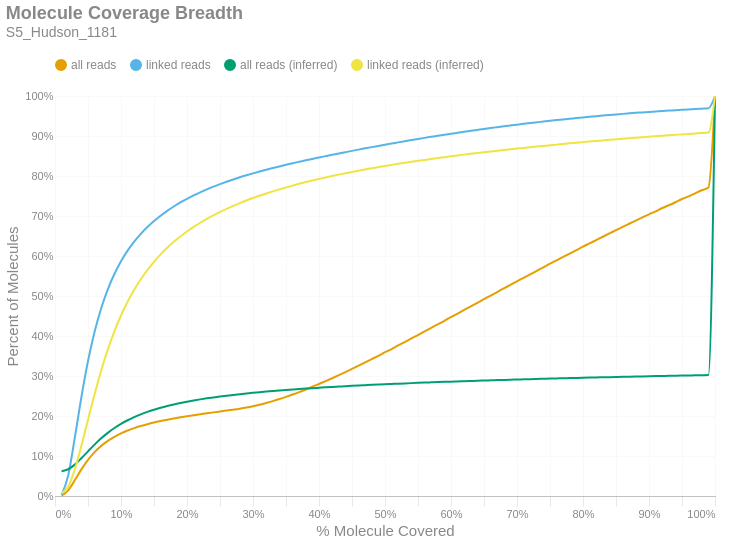

This figure's notebook cell:
### Markdown cell above
### Molecule Read Coverage
This chart shows molecule coverage breadth as computed by the number of bases aligned to that molecule. In other words, "*how much of each unique long molecule is actually sequenced/aligned?*" Keep in mind there is a distinction between sequences and alignments, since some sequences belonging to a particular molecule may not align well and wouldn't appear in the alignment data. This chart also shows molecule coverage breadth as computed by the *inferred fragment* from which the aligned sequences originate. Unlike read coverage, this calculation takes into account the total insert size, including unsequenced gaps between the forward and reverse reads. Like the previous figures, these are cumulative percents.

### Code cell
if SKIPLR:
    print_html(f"Skipped")
else:
    binned_df = consolidated_hist(valids['coverage_bp'], mask, 0.01, True)
    binned_df_inf = consolidated_hist(valids['coverage_inserts'], mask, 0.01, True)
    binned_df = binned_df.with_columns(pl.lit(binned_df_inf['all reads (cumsum)']).alias('all reads (inferred)'))
    binned_df = binned_df.with_columns(pl.lit(binned_df_inf['linked reads (cumsum)']).alias('linked reads (inferred)'))
    binned_df = binned_df.with_columns(
        (pl.col('bin').cast(pl.Float64) + 0.01).alias('right_edge')
    )

    with SafeRender(binned_df):
        (
            density_plot(binned_df, 'Molecule Coverage Breadth', samplename, 'molcov', ['all reads (inferred)','linked reads (inferred)'])
            .encode(
                #x=alt.X('bin:Q', title="% Molecule Covered").axis(format = '%').scale(padding=0),
                x=alt.X('right_edge:Q', title="% Molecule Covered").axis(format='%').scale(padding=0),
                y=alt.Y('value:Q', title='Percent of Molecules')
                    .axis(format='%')
                    .stack(False)
                    .scale(domainMin=0, padding=0),
                color=alt.Color("key:N").scale(domain = ["all reads", "linked reads", "all reads (inferred)", "linked reads (inferred)"]),
                tooltip = [
                    alt.Tooltip("key:N", title = "Data Type"),
                    alt.Tooltip("range_label:N", title="% Molecule Covered"),
                    alt.Tooltip("value:Q", format = ".2%", title="% Molecules")
                ]
            )
        ).display()

### Figure 1 — Vega-Lite specification as saved in the notebook (floating-point values rounded to 4 significant figures)
{"width": "container", "height": 400, "config": {"title": {"anchor": "start", "dy": -15, "fontSize": 18, "color": "#888888", "subtitleColor": "#888888", "subtitleFontSize": 14}, "arc": {"fill": "#0072B2"}, "axis": {"domainColor": "#888888", "domainWidth": 0.5, "gridWidth": 0.2, "grid": false, "titleFontWeight": 400, "titleFontSize": 15, "labelFontSize": 11, "labelColor": "#888888", "tickColor": "#888888", "tickWidth": 0.2, "titleColor": "#888888"}, "axisBand": {"grid": false}, "axisX": {"grid": true, "tickSize": 10, "domainCap": "round"}, "axisY": {"domain": false, "grid": true, "tickSize": 0, "domainCap": "round"}, "background": "transparent", "header": {"labelFontSize": 15, "labelColor": "#888888", "titleFontSize": 15, "titleFontWeight": 600, "titleColor": "#888888"}, "legend": {"labelFont": "sans-serif", "labelFontSize": 12, "labelColor": "#888888", "symbolSize": 100, "symbolType": "circle", "titleFontSize": 12, "titlePadding": 10, "titleColor": "#888888", "title": null, "orient": "top"}, "range": {"category": ["#E69F00", "#56B4E9", "#009E73", "#F0E442", "#0072B2", "#D55E00", "#CC79A7", "#000000"], "diverging": ["#cfe8f3", "#a2d4ec", "#73bfe2", "#46abdb", "#1696d2", "#12719e"]}, "area": {"fill": "#0072B2", "fillOpacity": 0.7, "line": true, "strokeOpacity": 0.7}, "line": {"color": "#0072B2", "stroke": "#0072B2", "strokeWidth": 2}, "trail": {"color": "#0072B2", "stroke": "#0072B2", "strokeWidth": 0, "size": 1}, "point": {"filled": true, "fillOpacity": 1.0, "size": 95}, "text": {"color": "#888888", "fontSize": 11, "align": "right", "fontWeight": 400, "size": 11}, "bar": {"fill": "#0072B2", "stroke": null}, "view": {"stroke": null, "continuousWidth": 660, "continuousHeight": 400}}, "data": {"name": "data-7cf1589e4f5c57c5c7aac82e6fa03924"}, "mark": {"type": "line", "interpolate": "monotone", "point": {"opacity": 0, "size": 275}}, "encoding": {"color": {"field": "key", "scale": {"domain": ["all reads", "linked reads", "all reads (inferred)", "linked reads (inferred)"]}, "type": "nominal"}, "tooltip": [{"field": "key", "title": "Data Type", "type": "nominal"}, {"field": "range_label", "title": "% Molecule Covered", "type": "nominal"}, {"field": "value", "format": ".2%", "title": "% Molecules", "type": "quantitative"}], "x": {"axis": {"format": "%"}, "field": "right_edge", "scale": {"padding": 0}, "title": "% Molecule Covered", "type": "quantitative"}, "y": {"axis": {"format": "%"}, "field": "value", "scale": {"domainMin": 0, "padding": 0}, "stack": false, "title": "Percent of Molecules", "type": "quantitative"}}, "params": [{"name": "param_c36ac31b6afebe62", "select": {"type": "point", "fields": ["key"]}, "bind": "legend"}], "title": {"text": "Molecule Coverage Breadth", "subtitle": "S5_Hudson_1181"}, "transform": [{"fold": ["all reads (cumsum)", "linked reads (cumsum)", "all reads (inferred)", "linked reads (inferred)"]}, {"calculate": "replace(datum.key, ' (cumsum)', '')", "as": "key"}, {"filter": {"param": "param_c36ac31b6afebe62"}}], "usermeta": {"embedOptions": {"downloadFileName": "S5_Hudson_1181.molcov"}}, "$schema": "https://vega.github.io/schema/vega-lite/v6.1.0.json", "datasets": {"data-7cf1589e4f5c57c5c7aac82e6fa03924": [{"bin": "0.0", "interval": "0.0-0.01", "all reads": 0.0009031, "linked reads": 0.002658, "all reads (cumsum)": 0.0009031, "linked reads (cumsum)": 0.002658, "range_label": "0.0-0.01", "all reads (inferred)": 0.06196, "linked reads (inferred)": 0.006671, "right_edge": 0.01}, {"bin": "0.01", "interval": "0.01-0.02", "all reads": 0.01332, "linked reads": 0.0487, "all reads (cumsum)": 0.01422, "linked reads (cumsum)": 0.05136, "range_label": "0.01-0.02", "all reads (inferred)": 0.06687, "linked reads (inferred)": 0.02356, "right_edge": 0.02}, {"bin": "0.02", "interval": "0.02-0.03", "all reads": 0.02519, "linked reads": 0.09427, "all reads (cumsum)": 0.03941, "linked reads (cumsum)": 0.1456, "range_label": "0.02-0.03", "all reads (inferred)": 0.07848, "linked reads (inferred)": 0.0663, "right_edge": 0.03}, {"bin": "0.03", "interval": "0.03-0.04", "all reads": 0.02708, "linked reads": 0.1019, "all reads (cumsum)": 0.06649, "linked reads (cumsum)": 0.2475, "range_label": "0.03-0.04", "all reads (inferred)": 0.09436, "linked reads (inferred)": 0.1258, "right_edge": 0.04}, {"bin": "0.04", "interval": "0.04-0.05", "all reads": 0.0239, "linked reads": 0.09015, "all reads (cumsum)": 0.09039, "linked reads (cumsum)": 0.3377, "range_label": "0.04-0.05", "all reads (inferred)": 0.1116, "linked reads (inferred)": 0.1909, "right_edge": 0.05}, {"bin": "0.05", "interval": "0.05-0.06", "all reads": 0.0194, "linked reads": 0.07315, "all reads (cumsum)": 0.1098, "linked reads (cumsum)": 0.4108, "range_label": "0.05-0.06", "all reads (inferred)": 0.1285, "linked reads (inferred)": 0.2548, "right_edge": 0.06}, {"bin": "0.06", "interval": "0.06-0.07", "all reads": 0.01555, "linked reads": 0.05867, "all reads (cumsum)": 0.1253, "linked reads (cumsum)": 0.4695, "range_label": "0.06-0.07", "all reads (inferred)": 0.1441, "linked reads (inferred)": 0.3139, "right_edge": 0.07}, {"bin": "0.07", "interval": "0.07-0.08", "all reads": 0.01254, "linked reads": 0.04721, "all reads (cumsum)": 0.1379, "linked reads (cumsum)": 0.5167, "range_label": "0.07-0.08", "all reads (inferred)": 0.1578, "linked reads (inferred)": 0.366, "right_edge": 0.08}, {"bin": "0.08", "interval": "0.08-0.09", "all reads": 0.01018, "linked reads": 0.03822, "all reads (cumsum)": 0.1481, "linked reads (cumsum)": 0.5549, "range_label": "0.08-0.09", "all reads (inferred)": 0.1699, "linked reads (inferred)": 0.4118, "right_edge": 0.09}, {"bin": "0.09", "interval": "0.09-0.1", "all reads": 0.008503, "linked reads": 0.03185, "all reads (cumsum)": 0.1566, "linked reads (cumsum)": 0.5868, "range_label": "0.09-0.1", "all reads (inferred)": 0.1803, "linked reads (inferred)": 0.4513, "right_edge": 0.1}, {"bin": "0.1", "interval": "0.1-0.11", "all reads": 0.007131, "linked reads": 0.02659, "all reads (cumsum)": 0.1637, "linked reads (cumsum)": 0.6133, "range_label": "0.1-0.11", "all reads (inferred)": 0.1894, "linked reads (inferred)": 0.4857, "right_edge": 0.11}, {"bin": "0.11", "interval": "0.11-0.12", "all reads": 0.006039, "linked reads": 0.0225, "all reads (cumsum)": 0.1697, "linked reads (cumsum)": 0.6358, "range_label": "0.11-0.12", "all reads (inferred)": 0.1972, "linked reads (inferred)": 0.5154, "right_edge": 0.12}, {"bin": "0.12", "interval": "0.12-0.13", "all reads": 0.005244, "linked reads": 0.01946, "all reads (cumsum)": 0.175, "linked reads (cumsum)": 0.6553, "range_label": "0.12-0.13", "all reads (inferred)": 0.2042, "linked reads (inferred)": 0.5418, "right_edge": 0.13}, {"bin": "0.13", "interval": "0.13-0.14", "all reads": 0.004616, "linked reads": 0.01708, "all reads (cumsum)": 0.1796, "linked reads (cumsum)": 0.6724, "range_label": "0.13-0.14", "all reads (inferred)": 0.2103, "linked reads (inferred)": 0.5649, "right_edge": 0.14}, {"bin": "0.14", "interval": "0.14-0.15", "all reads": 0.004127, "linked reads": 0.01513, "all reads (cumsum)": 0.1837, "linked reads (cumsum)": 0.6875, "range_label": "0.14-0.15", "all reads (inferred)": 0.2157, "linked reads (inferred)": 0.5856, "right_edge": 0.15}, {"bin": "0.15", "interval": "0.15-0.16", "all reads": 0.003656, "linked reads": 0.01329, "all reads (cumsum)": 0.1874, "linked reads (cumsum)": 0.7008, "range_label": "0.15-0.16", "all reads (inferred)": 0.2206, "linked reads (inferred)": 0.6041, "right_edge": 0.16}, {"bin": "0.16", "interval": "0.16-0.17", "all reads": 0.003366, "linked reads": 0.0121, "all reads (cumsum)": 0.1907, "linked reads (cumsum)": 0.7129, "range_label": "0.16-0.17", "all reads (inferred)": 0.225, "linked reads (inferred)": 0.6206, "right_edge": 0.17}, {"bin": "0.17", "interval": "0.17-0.18", "all reads": 0.003084, "linked reads": 0.01087, "all reads (cumsum)": 0.1938, "linked reads (cumsum)": 0.7238, "range_label": "0.17-0.18", "all reads (inferred)": 0.2289, "linked reads (inferred)": 0.6354, "right_edge": 0.18}, {"bin": "0.18", "interval": "0.18-0.19", "all reads": 0.002905, "linked reads": 0.01003, "all reads (cumsum)": 0.1967, "linked reads (cumsum)": 0.7338, "range_label": "0.18-0.19", "all reads (inferred)": 0.2325, "linked reads (inferred)": 0.6488, "right_edge": 0.19}, {"bin": "0.19", "interval": "0.19-0.2", "all reads": 0.002723, "linked reads": 0.009207, "all reads (cumsum)": 0.1995, "linked reads (cumsum)": 0.743, "range_label": "0.19-0.2", "all reads (inferred)": 0.2358, "linked reads (inferred)": 0.6613, "right_edge": 0.2}, {"bin": "0.2", "interval": "0.2-0.21", "all reads": 0.002556, "linked reads": 0.008473, "all reads (cumsum)": 0.202, "linked reads (cumsum)": 0.7515, "range_label": "0.2-0.21", "all reads (inferred)": 0.2388, "linked reads (inferred)": 0.6727, "right_edge": 0.21}, {"bin": "0.21", "interval": "0.21-0.22", "all reads": 0.002426, "linked reads": 0.007725, "all reads (cumsum)": 0.2044, "linked reads (cumsum)": 0.7592, "range_label": "0.21-0.22", "all reads (inferred)": 0.2415, "linked reads (inferred)": 0.6831, "right_edge": 0.22}, {"bin": "0.22", "interval": "0.22-0.23", "all reads": 0.002349, "linked reads": 0.007252, "all reads (cumsum)": 0.2068, "linked reads (cumsum)": 0.7665, "range_label": "0.22-0.23", "all reads (inferred)": 0.2441, "linked reads (inferred)": 0.6928, "right_edge": 0.23}, {"bin": "0.23", "interval": "0.23-0.24", "all reads": 0.002303, "linked reads": 0.006834, "all reads (cumsum)": 0.2091, "linked reads (cumsum)": 0.7733, "range_label": "0.23-0.24", "all reads (inferred)": 0.2465, "linked reads (inferred)": 0.7017, "right_edge": 0.24}, {"bin": "0.24", "interval": "0.24-0.25", "all reads": 0.002244, "linked reads": 0.006341, "all reads (cumsum)": 0.2113, "linked reads (cumsum)": 0.7796, "range_label": "0.24-0.25", "all reads (inferred)": 0.2487, "linked reads (inferred)": 0.7101, "right_edge": 0.25}, {"bin": "0.25", "interval": "0.25-0.26", "all reads": 0.00223, "linked reads": 0.006042, "all reads (cumsum)": 0.2136, "linked reads (cumsum)": 0.7857, "range_label": "0.25-0.26", "all reads (inferred)": 0.2508, "linked reads (inferred)": 0.7179, "right_edge": 0.26}, {"bin": "0.26", "interval": "0.26-0.27", "all reads": 0.002261, "linked reads": 0.005667, "all reads (cumsum)": 0.2158, "linked reads (cumsum)": 0.7913, "range_label": "0.26-0.27", "all reads (inferred)": 0.2527, "linked reads (inferred)": 0.7253, "right_edge": 0.27}, {"bin": "0.27", "interval": "0.27-0.28", "all reads": 0.002424, "linked reads": 0.00544, "all reads (cumsum)": 0.2182, "linked reads (cumsum)": 0.7968, "range_label": "0.27-0.28", "all reads (inferred)": 0.2546, "linked reads (inferred)": 0.7323, "right_edge": 0.28}, {"bin": "0.28", "interval": "0.28-0.29", "all reads": 0.002793, "linked reads": 0.005047, "all reads (cumsum)": 0.221, "linked reads (cumsum)": 0.8018, "range_label": "0.28-0.29", "all reads (inferred)": 0.2563, "linked reads (inferred)": 0.7388, "right_edge": 0.29}, {"bin": "0.29", "interval": "0.29-0.3", "all reads": 0.003312, "linked reads": 0.004775, "all reads (cumsum)": 0.2243, "linked reads (cumsum)": 0.8066, "range_label": "0.29-0.3", "all reads (inferred)": 0.2579, "linked reads (inferred)": 0.7449, "right_edge": 0.3}, {"bin": "0.3", "interval": "0.3-0.31", "all reads": 0.003817, "linked reads": 0.004572, "all reads (cumsum)": 0.2282, "linked reads (cumsum)": 0.8112, "range_label": "0.3-0.31", "all reads (inferred)": 0.2595, "linked reads (inferred)": 0.7508, "right_edge": 0.31}, {"bin": "0.31", "interval": "0.31-0.32", "all reads": 0.004293, "linked reads": 0.004428, "all reads (cumsum)": 0.2325, "linked reads (cumsum)": 0.8156, "range_label": "0.31-0.32", "all reads (inferred)": 0.261, "linked reads (inferred)": 0.7563, "right_edge": 0.32}, {"bin": "0.32", "interval": "0.32-0.33", "all reads": 0.004767, "linked reads": 0.004238, "all reads (cumsum)": 0.2372, "linked reads (cumsum)": 0.8198, "range_label": "0.32-0.33", "all reads (inferred)": 0.2624, "linked reads (inferred)": 0.7615, "right_edge": 0.33}, {"bin": "0.33", "interval": "0.33-0.34", "all reads": 0.005127, "linked reads": 0.004082, "all reads (cumsum)": 0.2424, "linked reads (cumsum)": 0.8239, "range_label": "0.33-0.34", "all reads (inferred)": 0.2637, "linked reads (inferred)": 0.7666, "right_edge": 0.34}, {"bin": "0.34", "interval": "0.34-0.35", "all reads": 0.005509, "linked reads": 0.003963, "all reads (cumsum)": 0.2479, "linked reads (cumsum)": 0.8279, "range_label": "0.34-0.35", "all reads (inferred)": 0.265, "linked reads (inferred)": 0.7714, "right_edge": 0.35}, {"bin": "0.35", "interval": "0.35-0.36", "all reads": 0.005842, "linked reads": 0.003903, "all reads (cumsum)": 0.2537, "linked reads (cumsum)": 0.8318, "range_label": "0.35-0.36", "all reads (inferred)": 0.2662, "linked reads (inferred)": 0.776, "right_edge": 0.36}, {"bin": "0.36", "interval": "0.36-0.37", "all reads": 0.006133, "linked reads": 0.003727, "all reads (cumsum)": 0.2598, "linked reads (cumsum)": 0.8355, "range_label": "0.36-0.37", "all reads (inferred)": 0.2674, "linked reads (inferred)": 0.7805, "right_edge": 0.37}, {"bin": "0.37", "interval": "0.37-0.38", "all reads": 0.006479, "linked reads": 0.003687, "all reads (cumsum)": 0.2663, "linked reads (cumsum)": 0.8392, "range_label": "0.37-0.38", "all reads (inferred)": 0.2686, "linked reads (inferred)": 0.7848, "right_edge": 0.38}, {"bin": "0.38", "interval": "0.38-0.39", "all reads": 0.006693, "linked reads": 0.003491, "all reads (cumsum)": 0.273, "linked reads (cumsum)": 0.8427, "range_label": "0.38-0.39", "all reads (inferred)": 0.2696, "linked reads (inferred)": 0.7888, "right_edge": 0.39}, {"bin": "0.39", "interval": "0.39-0.4", "all reads": 0.007048, "linked reads": 0.003547, "all reads (cumsum)": 0.2801, "linked reads (cumsum)": 0.8462, "range_label": "0.39-0.4", "all reads (inferred)": 0.2707, "linked reads (inferred)": 0.7926, "right_edge": 0.4}, {"bin": "0.4", "interval": "0.4-0.41", "all reads": 0.007049, "linked reads": 0.003426, "all reads (cumsum)": 0.2871, "linked reads (cumsum)": 0.8497, "range_label": "0.4-0.41", "all reads (inferred)": 0.2717, "linked reads (inferred)": 0.7964, "right_edge": 0.41}, {"bin": "0.41", "interval": "0.41-0.42", "all reads": 0.007358, "linked reads": 0.003387, "all reads (cumsum)": 0.2945, "linked reads (cumsum)": 0.8531, "range_label": "0.41-0.42", "all reads (inferred)": 0.2727, "linked reads (inferred)": 0.8001, "right_edge": 0.42}, {"bin": "0.42", "interval": "0.42-0.43", "all reads": 0.007603, "linked reads": 0.003291, "all reads (cumsum)": 0.3021, "linked reads (cumsum)": 0.8564, "range_label": "0.42-0.43", "all reads (inferred)": 0.2736, "linked reads (inferred)": 0.8035, "right_edge": 0.43}, {"bin": "0.43", "interval": "0.43-0.44", "all reads": 0.007739, "linked reads": 0.003215, "all reads (cumsum)": 0.3098, "linked reads (cumsum)": 0.8596, "range_label": "0.43-0.44", "all reads (inferred)": 0.2745, "linked reads (inferred)": 0.8069, "right_edge": 0.44}, {"bin": "0.44", "interval": "0.44-0.45", "all reads": 0.007953, "linked reads": 0.003249, "all reads (cumsum)": 0.3178, "linked reads (cumsum)": 0.8628, "range_label": "0.44-0.45", "all reads (inferred)": 0.2754, "linked reads (inferred)": 0.8102, "right_edge": 0.45}, {"bin": "0.45", "interval": "0.45-0.46", "all reads": 0.008076, "linked reads": 0.003145, "all reads (cumsum)": 0.3258, "linked reads (cumsum)": 0.866, "range_label": "0.45-0.46", "all reads (inferred)": 0.2762, "linked reads (inferred)": 0.8134, "right_edge": 0.46}, {"bin": "0.46", "interval": "0.46-0.47", "all reads": 0.008156, "linked reads": 0.003171, "all reads (cumsum)": 0.334, "linked reads (cumsum)": 0.8691, "range_label": "0.46-0.47", "all reads (inferred)": 0.277, "linked reads (inferred)": 0.8164, "right_edge": 0.47}, {"bin": "0.47", "interval": "0.47-0.48", "all reads": 0.008343, "linked reads": 0.003089, "all reads (cumsum)": 0.3423, "linked reads (cumsum)": 0.8722, "range_label": "0.47-0.48", "all reads (inferred)": 0.2779, "linked reads (inferred)": 0.8194, "right_edge": 0.48}, {"bin": "0.48", "interval": "0.48-0.49", "all reads": 0.008049, "linked reads": 0.003022, "all reads (cumsum)": 0.3504, "linked reads (cumsum)": 0.8752, "range_label": "0.48-0.49", "all reads (inferred)": 0.2786, "linked reads (inferred)": 0.8223, "right_edge": 0.49}, {"bin": "0.49", "interval": "0.49-0.5", "all reads": 0.009093, "linked reads": 0.003043, "all reads (cumsum)": 0.3595, "linked reads (cumsum)": 0.8783, "range_label": "0.49-0.5", "all reads (inferred)": 0.2794, "linked reads (inferred)": 0.8251, "right_edge": 0.5}, {"bin": "0.5", "interval": "0.5-0.51", "all reads": 0.007907, "linked reads": 0.002874, "all reads (cumsum)": 0.3674, "linked reads (cumsum)": 0.8812, "range_label": "0.5-0.51", "all reads (inferred)": 0.2801, "linked reads (inferred)": 0.8278, "right_edge": 0.51}, {"bin": "0.51", "interval": "0.51-0.52", "all reads": 0.008909, "linked reads": 0.00294, "all reads (cumsum)": 0.3763, "linked reads (cumsum)": 0.8841, "range_label": "0.51-0.52", "all reads (inferred)": 0.2808, "linked reads (inferred)": 0.8304, "right_edge": 0.52}, {"bin": "0.52", "interval": "0.52-0.53", "all reads": 0.008623, "linked reads": 0.002886, "all reads (cumsum)": 0.3849, "linked reads (cumsum)": 0.887, "range_label": "0.52-0.53", "all reads (inferred)": 0.2815, "linked reads (inferred)": 0.833, "right_edge": 0.53}, {"bin": "0.53", "interval": "0.53-0.54", "all reads": 0.008859, "linked reads": 0.002832, "all reads (cumsum)": 0.3938, "linked reads (cumsum)": 0.8898, "range_label": "0.53-0.54", "all reads (inferred)": 0.2822, "linked reads (inferred)": 0.8355, "right_edge": 0.54}, {"bin": "0.54", "interval": "0.54-0.55", "all reads": 0.008696, "linked reads": 0.002782, "all reads (cumsum)": 0.4025, "linked reads (cumsum)": 0.8926, "range_label": "0.54-0.55", "all reads (inferred)": 0.2828, "linked reads (inferred)": 0.8379, "right_edge": 0.55}, {"bin": "0.55", "interval": "0.55-0.56", "all reads": 0.009002, "linked reads": 0.002712, "all reads (cumsum)": 0.4115, "linked reads (cumsum)": 0.8953, "range_label": "0.55-0.56", "all reads (inferred)": 0.2835, "linked reads (inferred)": 0.8403, "right_edge": 0.56}, {"bin": "0.56", "interval": "0.56-0.57", "all reads": 0.008901, "linked reads": 0.002597, "all reads (cumsum)": 0.4204, "linked reads (cumsum)": 0.8979, "range_label": "0.56-0.57", "all reads (inferred)": 0.2841, "linked reads (inferred)": 0.8426, "right_edge": 0.57}, {"bin": "0.57", "interval": "0.57-0.58", "all reads": 0.008755, "linked reads": 0.002577, "all reads (cumsum)": 0.4291, "linked reads (cumsum)": 0.9005, "range_label": "0.57-0.58", "all reads (inferred)": 0.2847, "linked reads (inferred)": 0.8448, "right_edge": 0.58}, {"bin": "0.58", "interval": "0.58-0.59", "all reads": 0.008979, "linked reads": 0.002583, "all reads (cumsum)": 0.4381, "linked reads (cumsum)": 0.9031, "range_label": "0.58-0.59", "all reads (inferred)": 0.2853, "linked reads (inferred)": 0.8471, "right_edge": 0.59}, {"bin": "0.59", "interval": "0.59-0.6", "all reads": 0.009134, "linked reads": 0.002582, "all reads (cumsum)": 0.4472, "linked reads (cumsum)": 0.9057, "range_label": "0.59-0.6", "all reads (inferred)": 0.2859, "linked reads (inferred)": 0.8493, "right_edge": 0.6}, {"bin": "0.6", "interval": "0.6-0.61", "all reads": 0.008729, "linked reads": 0.002397, "all reads (cumsum)": 0.456, "linked reads (cumsum)": 0.908, "range_label": "0.6-0.61", "all reads (inferred)": 0.2865, "linked reads (inferred)": 0.8513, "right_edge": 0.61}, {"bin": "0.61", "interval": "0.61-0.62", "all reads": 0.009175, "linked reads": 0.00246, "all reads (cumsum)": 0.4651, "linked reads (cumsum)": 0.9105, "range_label": "0.61-0.62", "all reads (inferred)": 0.2871, "linked reads (inferred)": 0.8534, "right_edge": 0.62}, {"bin": "0.62", "interval": "0.62-0.63", "all reads": 0.008893, "linked reads": 0.002389, "all reads (cumsum)": 0.474, "linked reads (cumsum)": 0.9129, "range_label": "0.62-0.63", "all reads (inferred)": 0.2876, "linked reads (inferred)": 0.8555, "right_edge": 0.63}, {"bin": "0.63", "interval": "0.63-0.64", "all reads": 0.009018, "linked reads": 0.002368, "all reads (cumsum)": 0.4831, "linked reads (cumsum)": 0.9153, "range_label": "0.63-0.64", "all reads (inferred)": 0.2882, "linked reads (inferred)": 0.8575, "right_edge": 0.64}, {"bin": "0.64", "interval": "0.64-0.65", "all reads": 0.008865, "linked reads": 0.002371, "all reads (cumsum)": 0.4919, "linked reads (cumsum)": 0.9176, "range_label": "0.64-0.65", "all reads (inferred)": 0.2887, "linked reads (inferred)": 0.8594, "right_edge": 0.65}, {"bin": "0.65", "interval": "0.65-0.66", "all reads": 0.009285, "linked reads": 0.00229, "all reads (cumsum)": 0.5012, "linked reads (cumsum)": 0.9199, "range_label": "0.65-0.66", "all reads (inferred)": 0.2892, "linked reads (inferred)": 0.8613, "right_edge": 0.66}, {"bin": "0.66", "interval": "0.66-0.67", "all reads": 0.008769, "linked reads": 0.002159, "all reads (cumsum)": 0.51, "linked reads (cumsum)": 0.9221, "range_label": "0.66-0.67", "all reads (inferred)": 0.2897, "linked reads (inferred)": 0.8631, "right_edge": 0.67}, {"bin": "0.67", "interval": "0.67-0.68", "all reads": 0.00898, "linked reads": 0.002132, "all reads (cumsum)": 0.519, "linked reads (cumsum)": 0.9242, "range_label": "0.67-0.68", "all reads (inferred)": 0.2902, "linked reads (inferred)": 0.865, "right_edge": 0.68}, {"bin": "0.68", "interval": "0.68-0.69", "all reads": 0.008747, "linked reads": 0.002097, "all reads (cumsum)": 0.5277, "linked reads (cumsum)": 0.9263, "range_label": "0.68-0.69", "all reads (inferred)": 0.2907, "linked reads (inferred)": 0.8668, "right_edge": 0.69}, {"bin": "0.69", "interval": "0.69-0.7", "all reads": 0.009048, "linked reads": 0.002074, "all reads (cumsum)": 0.5367, "linked reads (cumsum)": 0.9284, "range_label": "0.69-0.7", "all reads (inferred)": 0.2912, "linked reads (inferred)": 0.8685, "right_edge": 0.7}, {"bin": "0.7", "interval": "0.7-0.71", "all reads": 0.008661, "linked reads": 0.002006, "all reads (cumsum)": 0.5454, "linked reads (cumsum)": 0.9304, "range_label": "0.7-0.71", "all reads (inferred)": 0.2917, "linked reads (inferred)": 0.8703, "right_edge": 0.71}, {"bin": "0.71", "interval": "0.71-0.72", "all reads": 0.008745, "linked reads": 0.001956, "all reads (cumsum)": 0.5542, "linked reads (cumsum)": 0.9323, "range_label": "0.71-0.72", "all reads (inferred)": 0.2921, "linked reads (inferred)": 0.872, "right_edge": 0.72}, {"bin": "0.72", "interval": "0.72-0.73", "all reads": 0.008894, "linked reads": 0.0019, "all reads (cumsum)": 0.563, "linked reads (cumsum)": 0.9342, "range_label": "0.72-0.73", "all reads (inferred)": 0.2926, "linked reads (inferred)": 0.8736, "right_edge": 0.73}, {"bin": "0.73", "interval": "0.73-0.74", "all reads": 0.008565, "linked reads": 0.001885, "all reads (cumsum)": 0.5716, "linked reads (cumsum)": 0.9361, "range_label": "0.73-0.74", "all reads (inferred)": 0.293, "linked reads (inferred)": 0.8752, "right_edge": 0.74}, {"bin": "0.74", "interval": "0.74-0.75", "all reads": 0.009077, "linked reads": 0.001818, "all reads (cumsum)": 0.5807, "linked reads (cumsum)": 0.938, "range_label": "0.74-0.75", "all reads (inferred)": 0.2935, "linked reads (inferred)": 0.8769, "right_edge": 0.75}, {"bin": "0.75", "interval": "0.75-0.76", "all reads": 0.008376, "linked reads": 0.001782, "all reads (cumsum)": 0.5891, "linked reads (cumsum)": 0.9397, "range_label": "0.75-0.76", "all reads (inferred)": 0.2939, "linked reads (inferred)": 0.8784, "right_edge": 0.76}, {"bin": "0.76", "interval": "0.76-0.77", "all reads": 0.008551, "linked reads": 0.001726, "all reads (cumsum)": 0.5976, "linked reads (cumsum)": 0.9415, "range_label": "0.76-0.77", "all reads (inferred)": 0.2943, "linked reads (inferred)": 0.8801, "right_edge": 0.77}, {"bin": "0.77", "interval": "0.77-0.78", "all reads": 0.008474, "linked reads": 0.001696, "all reads (cumsum)": 0.6061, "linked reads (cumsum)": 0.9432, "range_label": "0.77-0.78", "all reads (inferred)": 0.2948, "linked reads (inferred)": 0.8816, "right_edge": 0.78}, {"bin": "0.78", "interval": "0.78-0.79", "all reads": 0.008472, "linked reads": 0.001641, "all reads (cumsum)": 0.6146, "linked reads (cumsum)": 0.9448, "range_label": "0.78-0.79", "all reads (inferred)": 0.2952, "linked reads (inferred)": 0.8831, "right_edge": 0.79}, {"bin": "0.79", "interval": "0.79-0.8", "all reads": 0.008849, "linked reads": 0.0017, "all reads (cumsum)": 0.6234, "linked reads (cumsum)": 0.9465, "range_label": "0.79-0.8", "all reads (inferred)": 0.2956, "linked reads (inferred)": 0.8846, "right_edge": 0.8}, {"bin": "0.8", "interval": "0.8-0.81", "all reads": 0.008044, "linked reads": 0.001538, "all reads (cumsum)": 0.6315, "linked reads (cumsum)": 0.948, "range_label": "0.8-0.81", "all reads (inferred)": 0.296, "linked reads (inferred)": 0.886, "right_edge": 0.81}, {"bin": "0.81", "interval": "0.81-0.82", "all reads": 0.008322, "linked reads": 0.001614, "all reads (cumsum)": 0.6398, "linked reads (cumsum)": 0.9496, "range_label": "0.81-0.82", "all reads (inferred)": 0.2964, "linked reads (inferred)": 0.8875, "right_edge": 0.82}, {"bin": "0.82", "interval": "0.82-0.83", "all reads": 0.008366, "linked reads": 0.001444, "all reads (cumsum)": 0.6481, "linked reads (cumsum)": 0.9511, "range_label": "0.82-0.83", "all reads (inferred)": 0.2968, "linked reads (inferred)": 0.8889, "right_edge": 0.83}, {"bin": "0.83", "interval": "0.83-0.84", "all reads": 0.008233, "linked reads": 0.001465, "all reads (cumsum)": 0.6564, "linked reads (cumsum)": 0.9526, "range_label": "0.83-0.84", "all reads (inferred)": 0.2972, "linked reads (inferred)": 0.8904, "right_edge": 0.84}, {"bin": "0.84", "interval": "0.84-0.85", "all reads": 0.008077, "linked reads": 0.001342, "all reads (cumsum)": 0.6645, "linked reads (cumsum)": 0.9539, "range_label": "0.84-0.85", "all reads (inferred)": 0.2976, "linked reads (inferred)": 0.8917, "right_edge": 0.85}, {"bin": "0.85", "interval": "0.85-0.86", "all reads": 0.008193, "linked reads": 0.001407, "all reads (cumsum)": 0.6726, "linked reads (cumsum)": 0.9553, "range_label": "0.85-0.86", "all reads (inferred)": 0.2979, "linked reads (inferred)": 0.8931, "right_edge": 0.86}, {"bin": "0.86", "interval": "0.86-0.87", "all reads": 0.007914, "linked reads": 0.001286, "all reads (cumsum)": 0.6806, "linked reads (cumsum)": 0.9566, "range_label": "0.86-0.87", "all reads (inferred)": 0.2983, "linked reads (inferred)": 0.8944, "right_edge": 0.87}, {"bin": "0.87", "interval": "0.87-0.88", "all reads": 0.008, "linked reads": 0.00126, "all reads (cumsum)": 0.6886, "linked reads (cumsum)": 0.9579, "range_label": "0.87-0.88", "all reads (inferred)": 0.2987, "linked reads (inferred)": 0.8958, "right_edge": 0.88}, {"bin": "0.88", "interval": "0.88-0.89", "all reads": 0.007785, "linked reads": 0.001198, "all reads (cumsum)": 0.6963, "linked reads (cumsum)": 0.9591, "range_label": "0.88-0.89", "all reads (inferred)": 0.299, "linked reads (inferred)": 0.8971, "right_edge": 0.89}, {"bin": "0.89", "interval": "0.89-0.9", "all reads": 0.007943, "linked reads": 0.001219, "all reads (cumsum)": 0.7043, "linked reads (cumsum)": 0.9603, "range_label": "0.89-0.9", "all reads (inferred)": 0.2994, "linked reads (inferred)": 0.8983, "right_edge": 0.9}, {"bin": "0.9", "interval": "0.9-0.91", "all reads": 0.00734, "linked reads": 0.001115, "all reads (cumsum)": 0.7116, "linked reads (cumsum)": 0.9614, "range_label": "0.9-0.91", "all reads (inferred)": 0.2997, "linked reads (inferred)": 0.8995, "right_edge": 0.91}, {"bin": "0.91", "interval": "0.91-0.92", "all reads": 0.00829, "linked reads": 0.001156, "all reads (cumsum)": 0.7199, "linked reads (cumsum)": 0.9625, "range_label": "0.91-0.92", "all reads (inferred)": 0.3, "linked reads (inferred)": 0.9006, "right_edge": 0.92}, {"bin": "0.92", "interval": "0.92-0.93", "all reads": 0.006941, "linked reads": 0.0009976, "all reads (cumsum)": 0.7269, "linked reads (cumsum)": 0.9635, "range_label": "0.92-0.93", "all reads (inferred)": 0.3004, "linked reads (inferred)": 0.9018, "right_edge": 0.93}, {"bin": "0.93", "interval": "0.93-0.94", "all reads": 0.007565, "linked reads": 0.001022, "all reads (cumsum)": 0.7344, "linked reads (cumsum)": 0.9646, "range_label": "0.93-0.94", "all reads (inferred)": 0.3007, "linked reads (inferred)": 0.9029, "right_edge": 0.94}, {"bin": "0.94", "interval": "0.94-0.95", "all reads": 0.008046, "linked reads": 0.0009986, "all reads (cumsum)": 0.7425, "linked reads (cumsum)": 0.9656, "range_label": "0.94-0.95", "all reads (inferred)": 0.301, "linked reads (inferred)": 0.904, "right_edge": 0.95}, {"bin": "0.95", "interval": "0.95-0.96", "all reads": 0.006635, "linked reads": 0.0009626, "all reads (cumsum)": 0.7491, "linked reads (cumsum)": 0.9665, "range_label": "0.95-0.96", "all reads (inferred)": 0.3013, "linked reads (inferred)": 0.9052, "right_edge": 0.96}, {"bin": "0.96", "interval": "0.96-0.97", "all reads": 0.00762, "linked reads": 0.0009059, "all reads (cumsum)": 0.7567, "linked reads (cumsum)": 0.9674, "range_label": "0.96-0.97", "all reads (inferred)": 0.3017, "linked reads (inferred)": 0.9063, "right_edge": 0.97}, {"bin": "0.97", "interval": "0.97-0.98", "all reads": 0.007562, "linked reads": 0.0008638, "all reads (cumsum)": 0.7643, "linked reads (cumsum)": 0.9683, "range_label": "0.97-0.98", "all reads (inferred)": 0.302, "linked reads (inferred)": 0.9074, "right_edge": 0.98}, {"bin": "0.98", "interval": "0.98-0.99", "all reads": 0.006861, "linked reads": 0.0008851, "all reads (cumsum)": 0.7711, "linked reads (cumsum)": 0.9692, "range_label": "0.98-0.99", "all reads (inferred)": 0.3024, "linked reads (inferred)": 0.9085, "right_edge": 0.99}, {"bin": "0.99", "interval": "0.99-1.0", "all reads": 0.2289, "linked reads": 0.03082, "all reads (cumsum)": 1.0, "linked reads (cumsum)": 1.0, "range_label": "0.99-1.0", "all reads (inferred)": 1.0, "linked reads (inferred)": 1.0, "right_edge": 1.0}]}}
